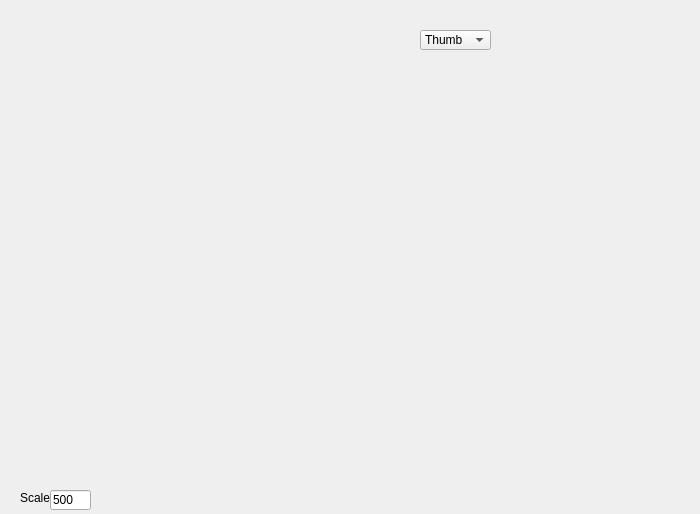
<?xml version="1.0" encoding="UTF-8"?>
<ui version="4.0">
 <class>chartWindow</class>
 <widget class="QDialog" name="chartWindow">
  <property name="geometry">
   <rect>
    <x>0</x>
    <y>0</y>
    <width>700</width>
    <height>514</height>
   </rect>
  </property>
  <property name="windowTitle">
   <string>Dialog</string>
  </property>
  <widget class="QWidget" name="verticalLayoutWidget">
   <property name="geometry">
    <rect>
     <x>10</x>
     <y>10</y>
     <width>681</width>
     <height>471</height>
    </rect>
   </property>
   <layout class="QVBoxLayout" name="chartLayout"/>
  </widget>
  <widget class="QComboBox" name="chartFingerSelect">
   <property name="geometry">
    <rect>
     <x>420</x>
     <y>30</y>
     <width>71</width>
     <height>20</height>
    </rect>
   </property>
   <item>
    <property name="text">
     <string>Thumb</string>
    </property>
   </item>
   <item>
    <property name="text">
     <string>Index</string>
    </property>
   </item>
   <item>
    <property name="text">
     <string>Middle</string>
    </property>
   </item>
   <item>
    <property name="text">
     <string>Ring</string>
    </property>
   </item>
   <item>
    <property name="text">
     <string>Pinky</string>
    </property>
   </item>
  </widget>
  <widget class="QLabel" name="chartScaleLabel">
   <property name="geometry">
    <rect>
     <x>20</x>
     <y>490</y>
     <width>41</width>
     <height>16</height>
    </rect>
   </property>
   <property name="text">
    <string>Scale:</string>
   </property>
  </widget>
  <widget class="QLineEdit" name="chartScaleLine">
   <property name="geometry">
    <rect>
     <x>50</x>
     <y>490</y>
     <width>41</width>
     <height>20</height>
    </rect>
   </property>
   <property name="text">
    <string>500</string>
   </property>
  </widget>
 </widget>
 <resources/>
 <connections/>
</ui>
